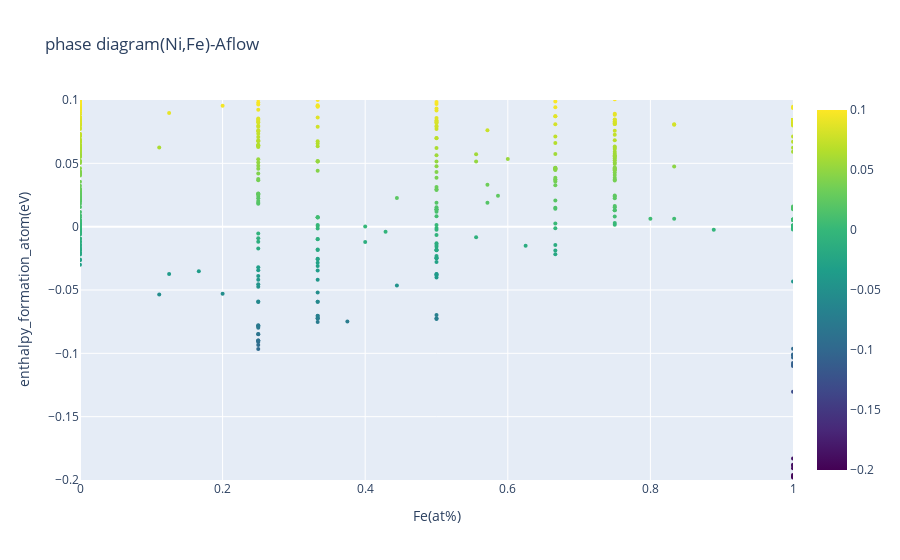

Here is the notebook cell this chart was saved with:
### Code cell
show_phase_diagram(df_af, ["Ni","Fe"], [-0.2,0.1], 'af')

### Figure 1 — Plotly figure (JSON) as saved in the notebook; plotly's stock layout.template omitted (floating-point values rounded to 4 significant figures; data arrays with more than 128 entries replaced by an {"elided": "..."} marker saying what was removed)
{"data": [{"customdata": {"elided": "3063x5 mixed values"}, "hovertemplate": "<b>%{customdata[0]}</b>(%{customdata[4]})<br>Ni:%{customdata[1]}<br>Fe:%{customdata[2]}<br>enthalpy_formation_atom:%{customdata[3]}<br>", "marker": {"cmax": 0.1, "cmin": -0.2, "color": {"elided": "3063 float values"}, "colorscale": [[0.0, "#440154"], [0.1111, "#482878"], [0.2222, "#3e4989"], [0.3333, "#31688e"], [0.4444, "#26828e"], [0.5556, "#1f9e89"], [0.6667, "#35b779"], [0.7778, "#6ece58"], [0.8889, "#b5de2b"], [1.0, "#fde725"]], "showscale": true, "size": 4}, "mode": "markers", "type": "scatter", "x": {"elided": "3063 float values"}, "y": {"elided": "3063 float values"}}], "layout": {"title": {"text": "phase diagram(Ni,Fe)-Aflow"}, "xaxis": {"range": [0, 1], "title": {"text": "Fe(at%)"}}, "yaxis": {"range": [-0.2, 0.1], "title": {"text": "enthalpy_formation_atom(eV)"}}}}
